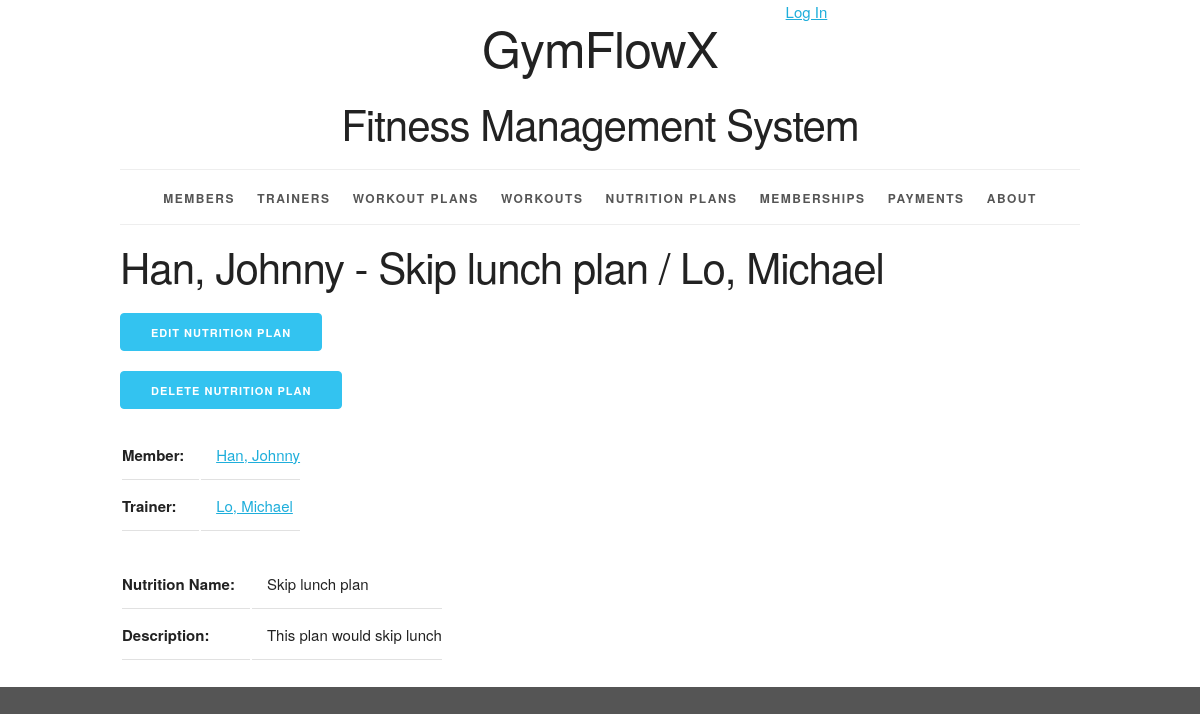
The app's page /nutritionplan/5/, older data.
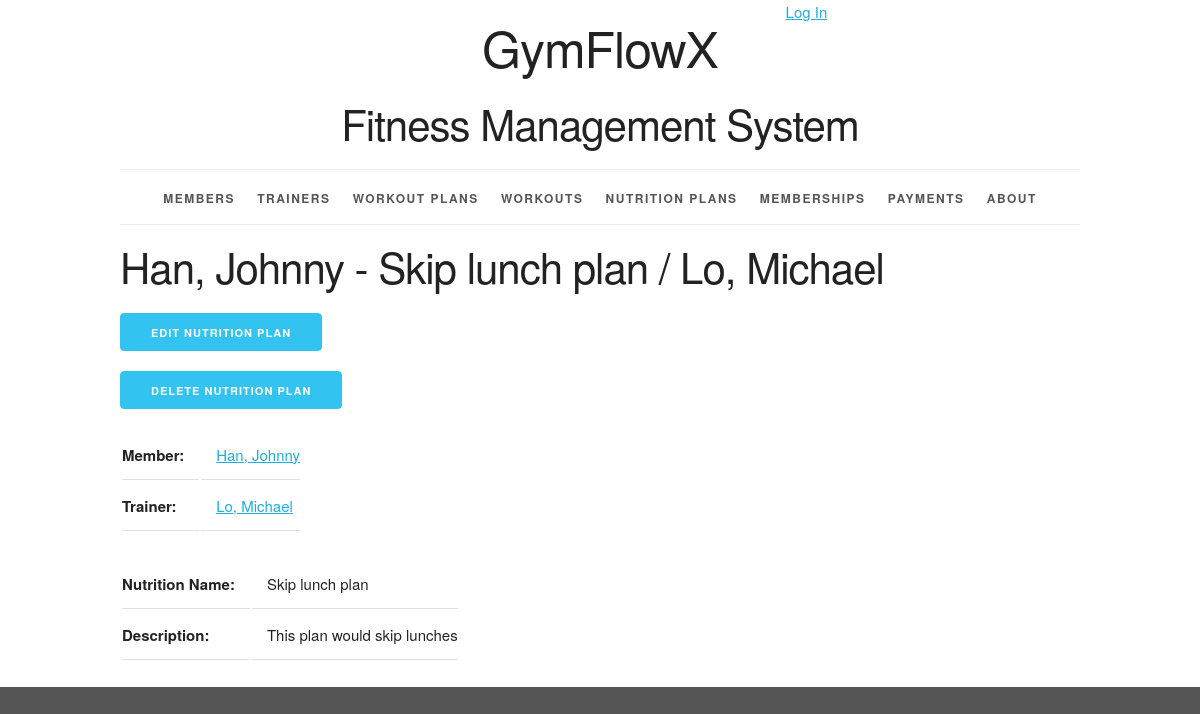
The same page, newer data.
### workoutinfo/models.py (models this page shows, shortened)
class NutritionPlan(models.Model):
    TIME_CHOICES = [
        ('breakfast', 'BREAKFAST'),
        ('lunch', 'LUNCH'),
        ('dinner', 'DINNER'),
    ]
    nutrition_plan_id = models.AutoField(primary_key=True)
    name = models.CharField(max_length=255)
    description = models.TextField()
    member = models.ForeignKey(Member, related_name='nutritionplans', on_delete=models.PROTECT)
    trainer = models.ForeignKey(Trainer, related_name='nutritionplans', on_delete=models.PROTECT)
    def __str__(self):
        return f"{self.member} - {self.name} / {self.trainer}"
    def get_update_url(self):
        return reverse('workoutinfo_nutritionplan_update_urlpattern',
                        kwargs={'pk': self.pk})
    def get_delete_url(self):
        return reverse('workoutinfo_nutritionplan_delete_urlpattern',
                        kwargs={'pk': self.pk})
    class Meta:
        ordering = ['member', 'name', 'trainer']
        constraints = [
            UniqueConstraint(fields=['member', 'name'], name='unique_nutritionplan')
        ]

class Member(models.Model):
    MALE = 'M'
    FEMALE = 'F'
    OTHER = 'O'
    GENDER_CHOICES = [
        (MALE, 'Male'),
        (FEMALE, 'Female'),
        (OTHER, 'Other'),
    ]
    member_id = models.AutoField(primary_key=True)
    first_name = models.CharField(max_length=45)
    last_name = models.CharField(max_length=45)
    disambiguator = models.CharField(max_length=45, blank=True, default='')
    gender = models.CharField(max_length=1, choices=GENDER_CHOICES)
    phone_number = models.CharField(
        max_length=15,
        validators=[RegexValidator(
            r'^\+?\d{9,15}$',
            'Enter a valid phone number.'
        )]
    )
    def __str__(self):
        if self.disambiguator == '':
            return '%s, %s' % (self.last_name, self.first_name)
        else:
            result = '%s, %s (%s)' % (self.last_name, self.first_name, self.disambiguator)
        return result
    def get_absolute_url(self):
        return reverse('workoutinfo_member_detail_urlpattern',
                       kwargs={'pk': self.pk}
                       )
    class Meta:
        ordering = ['last_name', 'first_name', 'disambiguator']
        constraints = [
            models.UniqueConstraint(fields=['last_name', 'first_name', 'phone_number'], name='unique_member')
        ]

class Trainer(models.Model):
    GENDER_CHOICES = [
        ('M', 'Male'),
        ('F', 'Female'),
        ('O', 'Other'),
    ]
    member_id = models.AutoField(primary_key=True)
    first_name = models.CharField(max_length=45)
    last_name = models.CharField(max_length=45)
    disambiguator = models.CharField(max_length=45, blank=True, default='')
    gender = models.CharField(max_length=1, choices=GENDER_CHOICES)
    phone_number = models.CharField(
        max_length=15,
        validators=[RegexValidator(
            r'^\+?\d{9,15}$',
            'Enter a valid phone number.'
        )]
    )
    def __str__(self):
        if self.disambiguator == '':
            return '%s, %s' % (self.last_name, self.first_name)
        else:
            result = '%s, %s (%s)' % (self.last_name, self.first_name, self.disambiguator)
        return result
    def get_absolute_url(self):
        return reverse('workoutinfo_trainer_detail_urlpattern',
                       kwargs={'pk': self.pk}
                       )
    class Meta:
        ordering = ['last_name', 'first_name', 'disambiguator']
        constraints = [
            UniqueConstraint(fields=['last_name', 'first_name', 'phone_number'], name='unique_trainer')
        ]

### workoutinfo/views.py (the view)
class NutritionPlanDetail(DetailView):
    model = NutritionPlan
    def get_context_data(self, **kwargs):
        context = super(DetailView, self).get_context_data(**kwargs)
        nutritionplan = self.get_object()
        member = nutritionplan.member
        trainer = nutritionplan.trainer
        context['member'] = member
        context['trainer'] = trainer
        return context

### workoutinfo/templates/workoutinfo/nutritionplan_detail.html (shortened to what this page needs)
{% extends 'workoutinfo/base.html' %}
{% block content %}
    <h2>{{ nutritionplan }}</h2>
    <ul class="ezu-button-list">
        <li>
          <a href="{{ nutritionplan.get_update_url }}"
             class="button button-primary">
            Edit Nutrition Plan</a></li>
        <li>
          <a href="{{ nutritionplan.get_delete_url }}"
             class="button button-primary">
            Delete Nutrition Plan</a></li>
    </ul>
    <section>
        <table>
            <tr>
                <th>Member:</th>
                    <td><a href="{{ member.get_absolute_url }}">{{ member }}</a></td>
            </tr>
            <tr>
                <th>Trainer:</th>
                <td><a href="{{ trainer.get_absolute_url }}">{{ trainer }}</a></td>
            </tr>
        </table>
    </section>
    <section>
        <table>
            <tr>
                <th>Nutrition Name:</th>
                <td>{{ nutritionplan.name }}</td>
            </tr>
            <tr>
                <th>Description:</th>
                <td>{{ nutritionplan.description }}</td>
            </tr>
        </table>
    </section>
{% endblock %}

### workoutinfo/templates/workoutinfo/base.html (shortened to what this page needs)
{% load static %}
<!DOCTYPE html>
<html lang="en">
<head>
    <link rel="stylesheet" type="text/css"
          href="{% static 'workoutinfo/normalize.css' %}">
    <link rel="stylesheet" type="text/css"
          href="{% static 'workoutinfo/skeleton.css' %}">
    <link rel="stylesheet" type="text/css"
          href="{% static 'workoutinfo/style.css' %}">
</head>
<body>
<div class="container">
    <div class="status row">
        <div class="offset-by-eight four columns">
            <ul class="inline">
                {% if user.is_authenticated %}
                    <li><a href="{% url 'logout_urlpattern' %}">
                        Log Out, {{ user.get_username }}</a></li>
                {% else %}
                    <li><a href="{% url 'login_urlpattern' %}">
                        Log In</a></li>
                {% endif %}
            </ul>
        </div>
    </div>
    <header class="row">
        <div class="offset-by-one ten columns">
            <h1>GymFlowX</h1>
            <h2>Fitness Management System</h2>
        </div>
    </header>
    <nav>
        <ul>
            <li>
                <a href="{% url 'workoutinfo_member_list_urlpattern' %}">
                    Members</a></li>
            <li>
                <a href="{% url 'workoutinfo_trainer_list_urlpattern' %}">
                    Trainers</a></li>
            <li>
                <a href="{% url 'workoutinfo_workoutplan_list_urlpattern' %}">
                    Workout Plans</a></li>
            <li>
                <a href="{% url 'workoutinfo_workout_list_urlpattern' %}">
                    Workouts</a></li>
            <li>
                <a href="{% url 'workoutinfo_nutritionplan_list_urlpattern' %}">
                    Nutrition Plans</a></li>
            <li>
                <a href="{% url 'workoutinfo_membership_list_urlpattern' %}">
                    Memberships</a></li>
            <li>
                <a href="{% url 'workoutinfo_payment_list_urlpattern' %}">
                    Payments</a></li>
            <li>
                <a href="{% url 'about_urlpattern' %}">
                    About</a></li>
        </ul>
    </nav>
    <main>
        {% block content %}{% endblock %}
    </main>
</div>
</body>
</html>

### workoutinfo/static/workoutinfo/skeleton.css (style rules this page uses)
.container { position: relative; width: 100%; max-width: 960px; margin: 0 auto; padding: 0 20px; box-sizing: border-box; }
.column, .columns { width: 100%; float: left; box-sizing: border-box; }
@media (min-width: 400px) { .container { width: 85%; padding: 0; } }
@media (min-width: 550px) { .container { width: 80%; } }
@media (min-width: 550px) { .column, .columns { margin-left: 4%; } }
@media (min-width: 550px) { .column:first-child, .columns:first-child { margin-left: 0; } }
@media (min-width: 550px) { .four.columns { width: 30.6666666667%; } }
@media (min-width: 550px) { .ten.columns { width: 82.6666666667%; } }
@media (min-width: 550px) { .offset-by-one.column, .offset-by-one.columns { margin-left: 8.66666666667%; } }
@media (min-width: 550px) { .offset-by-eight.column, .offset-by-eight.columns { margin-left: 69.3333333333%; } }
html { font-size: 62.5%; }
body { font-size: 1.5em; line-height: 1.6; font-weight: 400; font-family: "Raleway", "HelveticaNeue", "Helvetica Neue", Helvetica, Arial, sans-serif; color: #222; }
h1, h2, h3, h4, h5, h6 { margin-top: 0; margin-bottom: 2rem; font-weight: 300; }
h1 { font-size: 4.0rem; line-height: 1.2; letter-spacing: -.1rem; }
h2 { font-size: 3.6rem; line-height: 1.25; letter-spacing: -.1rem; }
@media (min-width: 550px) { h1 { font-size: 5.0rem; } }
@media (min-width: 550px) { h2 { font-size: 4.2rem; } }
a { color: #1EAEDB; }
.button, button, input[type="submit"], input[type="reset"], input[type="button"] { display: inline-block; height: 38px; padding: 0 30px; color: #555; text-align: center; font-size: 11px; font-weight: 600; line-height: 38px; letter-spacing: .1rem; text-transform: uppercase; text-decoration: none; white-space: nowrap; background-color: transparent; border-radius: 4px; border: 1px solid #bbb; cursor: pointer; box-sizing: border-box; }
.button.button-primary, button.button-primary, input[type="submit"].button-primary, input[type="reset"].button-primary, input[type="button"].button-primary { color: #FFF; background-color: #33C3F0; border-color: #33C3F0; }
ul { list-style: circle inside; }
ol, ul { padding-left: 0; margin-top: 0; }
li { margin-bottom: 1rem; }
th, td { padding: 12px 15px; text-align: left; border-bottom: 1px solid #E1E1E1; }
th:first-child, td:first-child { padding-left: 0; }
th:last-child, td:last-child { padding-right: 0; }
button, .button { margin-bottom: 1rem; }
pre, blockquote, dl, figure, table, p, ul, ol, form { margin-bottom: 2.5rem; }
.container:after, .row:after, .u-cf { content: ""; display: table; clear: both; }

### workoutinfo/static/workoutinfo/style.css (style rules this page uses)
html { height: 100%; background-color: #555; }
body { background-color: white; }
body>div>header { text-align: center;; }
header h1 { display: inline-block; font-weight: normal; font-style: normal; width: 100%; margin-top: 0; padding-top: 0; }
nav { border-top: 1px solid #eee; width: 100%; border-bottom: 1px solid #eee; margin: 0 0 1em; padding: 0; }
nav ul { margin: 0; padding: 1em 0; list-style-type: none; text-align: center; }
nav ul li { display: inline; padding: 0; margin: 0 0.25em; font-weight: 600; text-transform: uppercase; text-align: center; font-size: 1rem; letter-spacing: .10rem; }
@media (min-width: 400px) { nav ul li { letter-spacing: .15rem; font-size: 1.2rem; margin: 0 0.5em; } }
@media (min-width: 550px) { nav ul li { margin: 0 0.75em; } }
nav ul li a { color: #555; text-decoration: none; background-color: transparent; cursor: pointer; }
.inline { list-style-type: none; padding: 0; margin: 0 0 -0.5em; }
.inline li { display: inline; }
ul.ezu-button-list { list-style-type: none; padding: 0; margin: 0; }

Row changes from the older to the newer data that the page shows:
changed NutritionPlan "Skip lunch plan": description "This plan would skip lunch" → "This plan would skip lunches"
